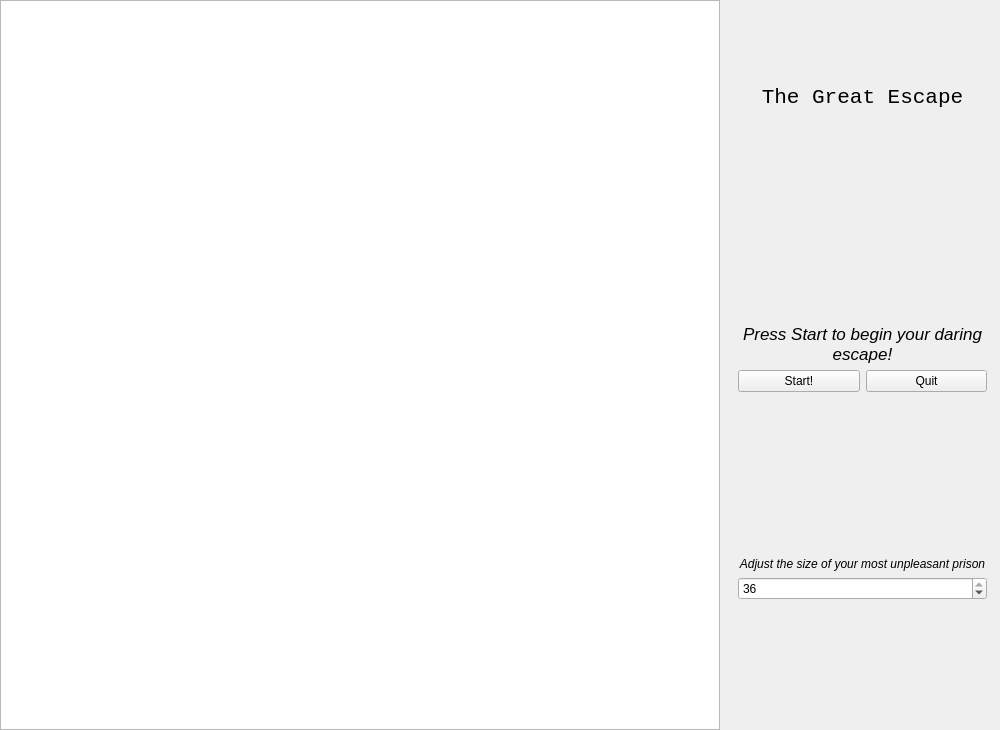
<?xml version="1.0" encoding="UTF-8"?>
<ui version="4.0">
 <class>EscapeView</class>
 <widget class="QWidget" name="EscapeView">
  <property name="geometry">
   <rect>
    <x>0</x>
    <y>0</y>
    <width>1000</width>
    <height>730</height>
   </rect>
  </property>
  <property name="sizePolicy">
   <sizepolicy hsizetype="Fixed" vsizetype="Fixed">
    <horstretch>0</horstretch>
    <verstretch>0</verstretch>
   </sizepolicy>
  </property>
  <property name="minimumSize">
   <size>
    <width>1000</width>
    <height>730</height>
   </size>
  </property>
  <property name="maximumSize">
   <size>
    <width>1000</width>
    <height>730</height>
   </size>
  </property>
  <property name="windowTitle">
   <string>The Great Escape 2.8</string>
  </property>
  <widget class="QGraphicsView" name="graphicsView">
   <property name="geometry">
    <rect>
     <x>0</x>
     <y>0</y>
     <width>720</width>
     <height>730</height>
    </rect>
   </property>
   <property name="mouseTracking">
    <bool>true</bool>
   </property>
  </widget>
  <widget class="QWidget" name="layoutWidget">
   <property name="geometry">
    <rect>
     <x>727</x>
     <y>0</y>
     <width>271</width>
     <height>611</height>
    </rect>
   </property>
   <layout class="QVBoxLayout" name="controlLayout">
    <property name="sizeConstraint">
     <enum>QLayout::SetDefaultConstraint</enum>
    </property>
    <item>
     <widget class="QLabel" name="gamenameLabel">
      <property name="font">
       <font>
        <family>Consolas</family>
        <pointsize>16</pointsize>
       </font>
      </property>
      <property name="text">
       <string>The Great Escape</string>
      </property>
      <property name="scaledContents">
       <bool>false</bool>
      </property>
      <property name="alignment">
       <set>Qt::AlignCenter</set>
      </property>
      <property name="wordWrap">
       <bool>false</bool>
      </property>
     </widget>
    </item>
    <item>
     <widget class="QLabel" name="startLabel">
      <property name="font">
       <font>
        <pointsize>13</pointsize>
        <weight>50</weight>
        <italic>true</italic>
        <bold>false</bold>
       </font>
      </property>
      <property name="text">
       <string>Press Start to begin your daring escape!</string>
      </property>
      <property name="alignment">
       <set>Qt::AlignBottom|Qt::AlignHCenter</set>
      </property>
      <property name="wordWrap">
       <bool>true</bool>
      </property>
     </widget>
    </item>
    <item>
     <layout class="QHBoxLayout" name="buttonLayout">
      <item>
       <widget class="QPushButton" name="startButton">
        <property name="text">
         <string>Start!</string>
        </property>
        <property name="checkable">
         <bool>false</bool>
        </property>
        <property name="checked">
         <bool>false</bool>
        </property>
       </widget>
      </item>
      <item>
       <widget class="QPushButton" name="quitButton">
        <property name="text">
         <string>Quit</string>
        </property>
        <property name="autoDefault">
         <bool>false</bool>
        </property>
        <property name="default">
         <bool>false</bool>
        </property>
        <property name="flat">
         <bool>false</bool>
        </property>
       </widget>
      </item>
     </layout>
    </item>
    <item>
     <widget class="QLabel" name="sizeLabel">
      <property name="font">
       <font>
        <italic>true</italic>
       </font>
      </property>
      <property name="text">
       <string>Adjust the size of your most unpleasant prison</string>
      </property>
      <property name="alignment">
       <set>Qt::AlignBottom|Qt::AlignHCenter</set>
      </property>
      <property name="wordWrap">
       <bool>true</bool>
      </property>
     </widget>
    </item>
    <item>
     <widget class="QSpinBox" name="sizeBox">
      <property name="autoFillBackground">
       <bool>false</bool>
      </property>
      <property name="minimum">
       <number>12</number>
      </property>
      <property name="maximum">
       <number>36</number>
      </property>
      <property name="singleStep">
       <number>12</number>
      </property>
      <property name="value">
       <number>36</number>
      </property>
     </widget>
    </item>
   </layout>
  </widget>
 </widget>
 <layoutdefault spacing="6" margin="11"/>
 <resources/>
 <connections/>
</ui>
